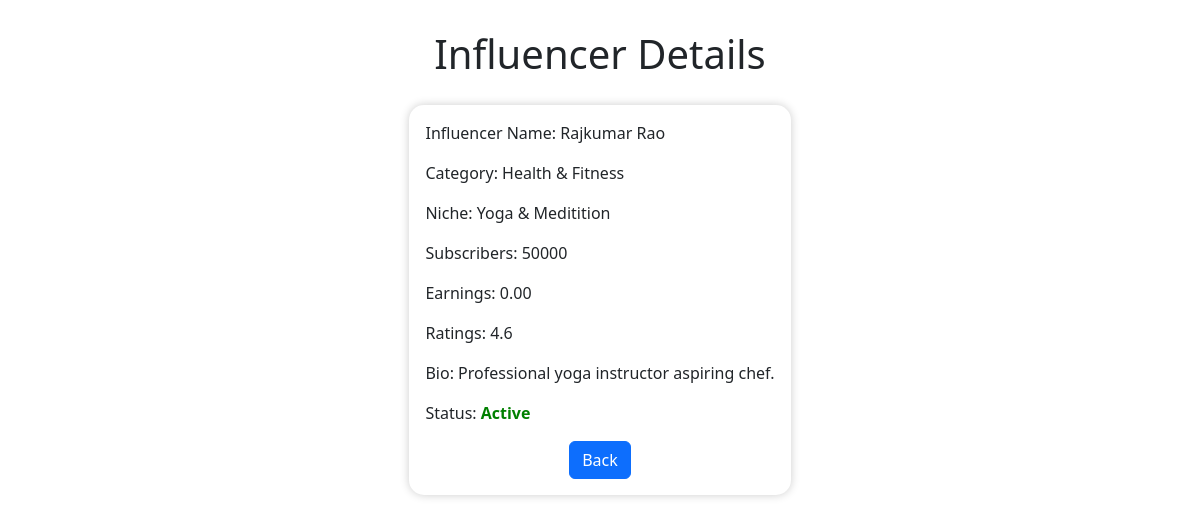
The app's page /admin/influencers/3, older data.
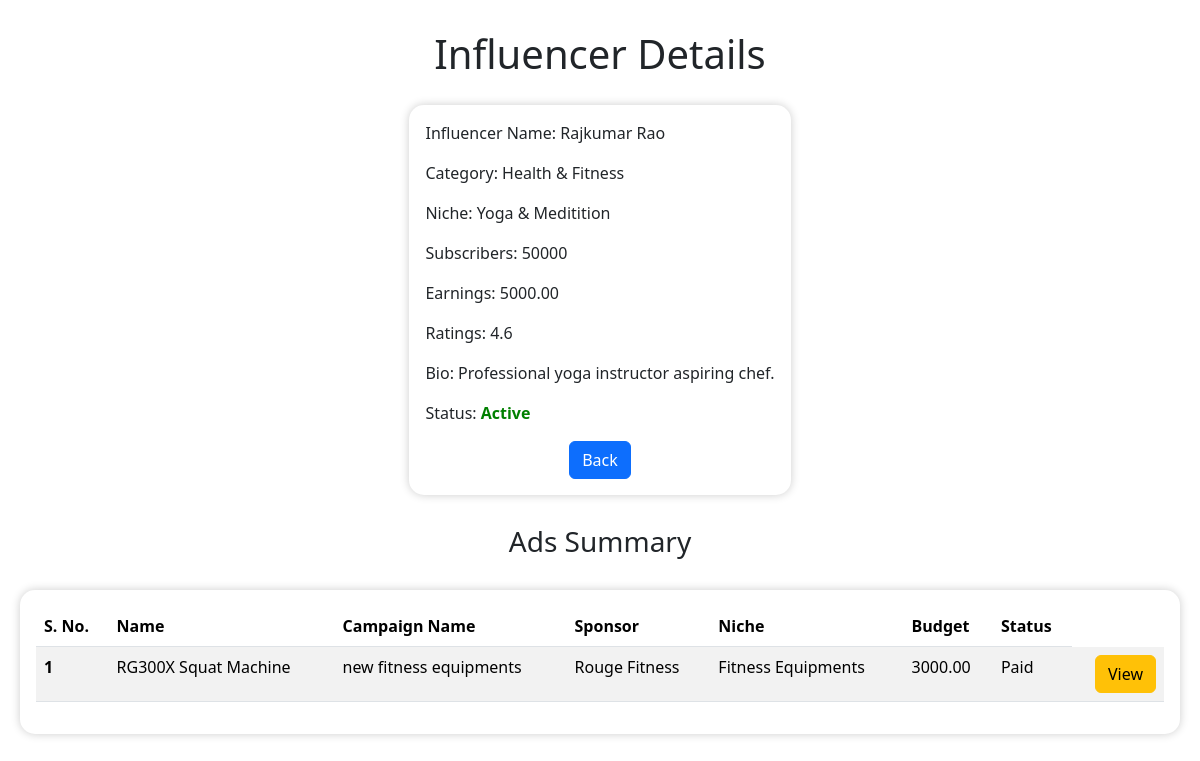
The same page, newer data.
### backend/models.py (models this page shows)
class Influencer(db.Model):
    influencer_id=db.Column(db.Integer,primary_key=True,autoincrement=True)
    username=db.Column(db.String(),nullable=False,unique=True)
    password=db.Column(db.String(),nullable=False)
    f_name=db.Column(db.String(),nullable=False)
    l_name=db.Column(db.String(),nullable=False)
    earnings=db.Column(db.Numeric(10, 2),nullable=False,default=0)
    rating=db.Column(db.Numeric(3, 2),nullable=False,default=None)
    flagged=db.Column(db.Integer,nullable=False,default=0)
    bio=db.Column(db.String(),nullable=False)
    social_media=db.Column(db.String(),nullable=False)
    subs=db.Column(db.Integer,nullable=False)
    admin_id=db.Column(db.Integer,db.ForeignKey('admin.admin_id'),nullable=False,default=1)
    category_id=db.Column(db.String(),db.ForeignKey("category.cat_id"),nullable=False)
    niche_id=db.Column(db.String(),db.ForeignKey("niche.niche_id"),nullable=False)
    category=db.relationship('Category', back_populates='influencers')
    niche = db.relationship('Niche', back_populates='influencers')
    admin=db.relationship('Admin', back_populates='influencers')
    ads=db.relationship('Adrequest',back_populates='influencers')

class Adrequest(db.Model):
    ad_id=db.Column(db.Integer,primary_key=True,autoincrement=True)
    campaign_id=db.Column(db.Integer,db.ForeignKey("campaign.campaign_id"),nullable=False)
    influencer_id=db.Column(db.Integer,db.ForeignKey("influencer.influencer_id"),nullable=False)
    name=db.Column(db.String(), nullable=False,unique=True)
    content=db.Column(db.String(), nullable=False)
    niche_id=db.Column(db.String(),db.ForeignKey("niche.niche_id"),nullable=False)
    status=db.Column(db.String(), nullable=False,default='pending')
    budget = db.Column(db.Numeric(10, 2), nullable=False)
    negotiate_budget=db.Column(db.Numeric(10, 2), nullable=False,default=0)
    niche=db.relationship('Niche',back_populates='adrequests')
    campaign=db.relationship('Campaign',back_populates='ads')
    influencers=db.relationship('Influencer',back_populates='ads')

class Campaign(db.Model):
    campaign_id=db.Column(db.Integer,primary_key=True,autoincrement=True)
    name=db.Column(db.String(),nullable=False,unique=True)
    category_id=db.Column(db.String(),db.ForeignKey("category.cat_id"),nullable=False)
    start_date=db.Column(db.Date,nullable=False)
    end_date = db.Column(db.Date, nullable=False)
    budget = db.Column(db.Numeric(10, 2), nullable=False)
    initial_budget=db.Column(db.Numeric(10, 2),default=budget)
    status = db.Column(db.String(), nullable=False,default='active')
    visibility= db.Column(db.String(50),nullable=False)
    goals=db.Column(db.String(),nullable=False)
    flagged=db.Column(db.Integer,nullable=False,default=0)
    categories=db.relationship('Category',back_populates='campaigns')
    sponsor_id=db.Column(db.Integer,db.ForeignKey('sponsor.sponsor_id'),nullable=False)
    admin_id=db.Column(db.Integer,db.ForeignKey('admin.admin_id'),nullable=False,default=1)
    sponsors=db.relationship('Sponsor',back_populates='campaigns')
    admin=db.relationship('Admin',back_populates='campaigns')
    ads=db.relationship('Adrequest',back_populates='campaign')

class Sponsor(db.Model):
    sponsor_id=db.Column(db.Integer,primary_key=True,autoincrement=True)
    username=db.Column(db.String(),nullable=False,unique=True)
    password=db.Column(db.String(),nullable=False)
    company_name=db.Column(db.String(),nullable=False,unique=True)
    industry=db.Column(db.String(),nullable=False)
    initial_budget=db.Column(db.Numeric(10, 2),nullable=False,default=0)
    budget=db.Column(db.Numeric(10, 2),nullable=False)
    flagged=db.Column(db.Integer,nullable=False,default=0)
    admin_id=db.Column(db.Integer,db.ForeignKey('admin.admin_id'),nullable=False,default=1)
    campaigns=db.relationship('Campaign',back_populates='sponsors')
    admin=db.relationship('Admin',back_populates='sponsors')

class Niche(db.Model):
    niche_id=db.Column(db.Integer,primary_key=True,autoincrement=True)
    name=db.Column(db.String(), nullable=False,unique=True)
    cat_id=db.Column(db.Integer,db.ForeignKey("category.cat_id"),nullable=False)
    influencers = db.relationship('Influencer', back_populates='niche')
    adrequests=db.relationship('Adrequest',back_populates='niche')
    category=db.relationship('Category', back_populates='niches')

### backend/users.py (the view)
@app.route('/admin/influencers/<int:inf_id>',methods=['GET','POST'])                 #admin finds influencers
def admin_inf(inf_id):
    inf=Influencer.query.filter_by(influencer_id=inf_id).first()
    ads=Adrequest.query.filter_by(influencer_id=inf_id).all()
    if request.method=='POST':
        flag_status=int(request.form.get('flag'))
        inf.flagged=flag_status
        db.session.commit()
        return redirect(url_for('admin_dash'))
    return render_template("admin_influencer.html",inf=inf,ads=ads)

### templates/admin_influencer.html (shortened to what this page needs)
<!DOCTYPE html>
<html lang="en">
<head>
    <link rel="stylesheet" href="/static/style.css">
    <link href="https://cdn.jsdelivr.net/npm/bootstrap@5.3.3/dist/css/bootstrap.min.css" rel="stylesheet">
</head>
<body>
    <h1 id="heading"> Influencer Details</h1>
    <div id="input-form" style="box-shadow: 0 0 10px rgba(0, 0, 0, 0.2);background-color: #fff;border: 0px solid rgb(101, 99, 99); padding: 1rem;border-radius: 15px;">
        <p>Influencer Name: {{inf.f_name}} {{inf.l_name}}</p>
        <p>Category: {{inf.category.name}}</p>
        <p>Niche: {{inf.niche.name}}</p>
        <p>Subscribers: {{inf.subs}}</p>
        <p>Earnings: {{inf.earnings}}</p>
        <p>Ratings: {{inf.rating|round(1)}}</p>
        <p>Bio: {{inf.bio}}</p>
        {%if inf.flagged==1%}
        <p>Status: <b style="color: red;">Flagged</b></p>
        {%else%}
        <p>Status: <b style="color: green;">Active</b></p>
        {%endif%}
        <form action="{{url_for('search_all')}}" method="GET" style="text-align: center;">
            <button class="btn btn-primary" type="submit"> Back</button>
        </form>
    </div>
    {%if ads%}
    <h3 id="heading">Ads Summary </h3>
    <div style="box-shadow: 0 0 10px rgba(0, 0, 0, 0.2);background-color: #fff;border: 0px solid rgb(101, 99, 99); padding: 1rem;border-radius: 15px;">
    <table class="table table-striped">
        <thead>
          <tr>
            <th scope="col">S. No.</th>
            <th scope="col">Name</th>
            <th scope="col">Campaign Name</th>
            <th scope="col">Sponsor</th>
            <th scope="col">Niche</th>
            <th scope="col">Budget</th>
            <th scope="col">Status</th>
          </tr>
        </thead>
        <tbody>
        {%for ad in ads%}
          <tr style="width: auto;">
            <th scope="row">{{loop.index}}</th>
            <td>{{ad.name}}</td>
            <td>{{ad.campaign.name}}</td>
            <td>{{ad.campaign.sponsors.company_name}}</td>
            <td>{{ad.niche.name}}</td>
            <td>{{ad.budget}}</td>
            <td>{{ad.status}}</td>
                <td style="text-align: right"> <button type="button" class="btn btn-warning" data-bs-toggle="modal" data-bs-target="#viewad{{ad.ad_id}}">View</button></td>
          </tr>
          {%endfor%}
        </tbody>
      </table>
    </div>
    {%endif%}
</body>
</html>

Row changes from the older to the newer data that the page shows:
changed Influencer "Rajkumar": earnings "0.00" → "5000.00"
added Adrequest: name "RG300X Squat Machine", campaign.name "new fitness equipments", campaign.sponsors.company_name "Rouge Fitness", niche.name "Fitness Equipments", budget "3000.00", status "Paid"
Text that changed along with them:
text now shown: "Ads Summary S. No. Name Campaign Name Sponsor Niche Budget Status"
